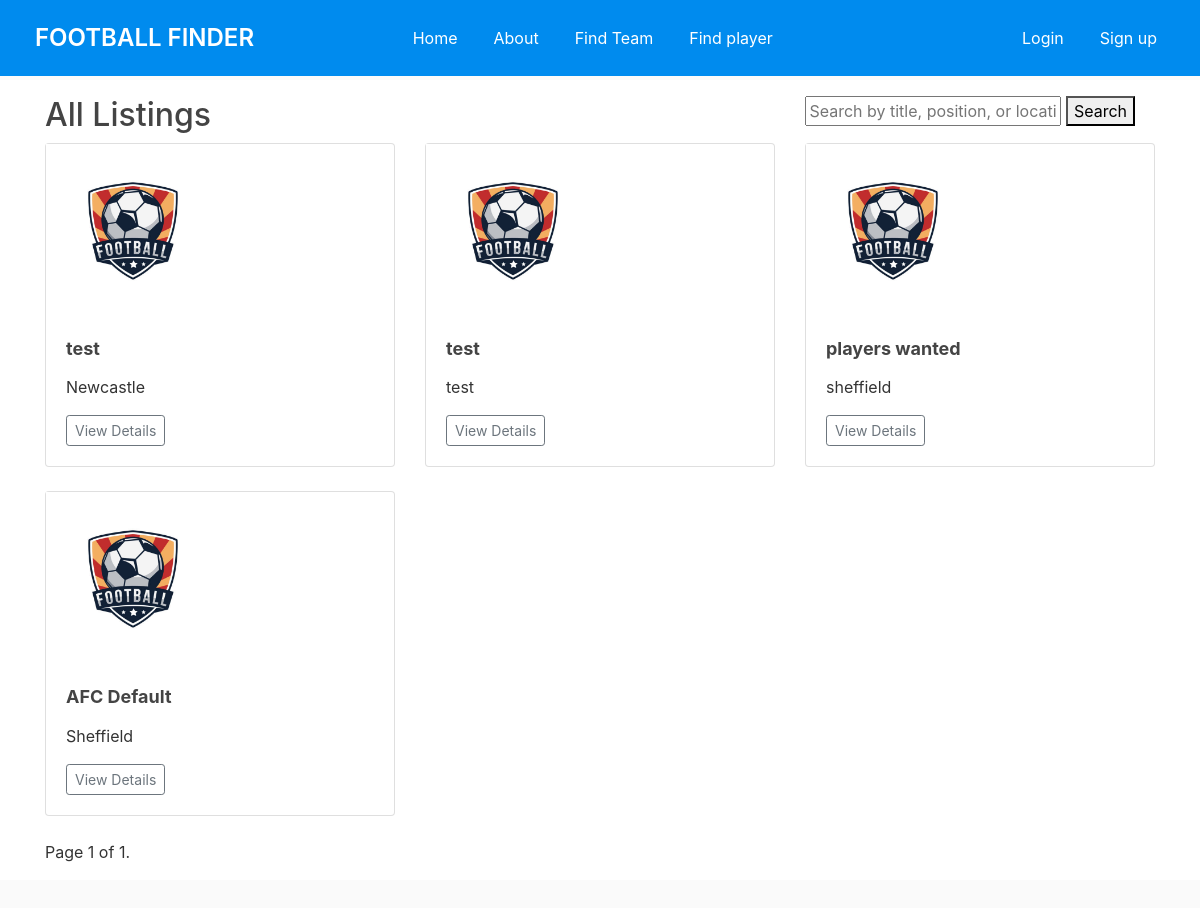
/all-listings/, run on an earlier commit of the app's database.
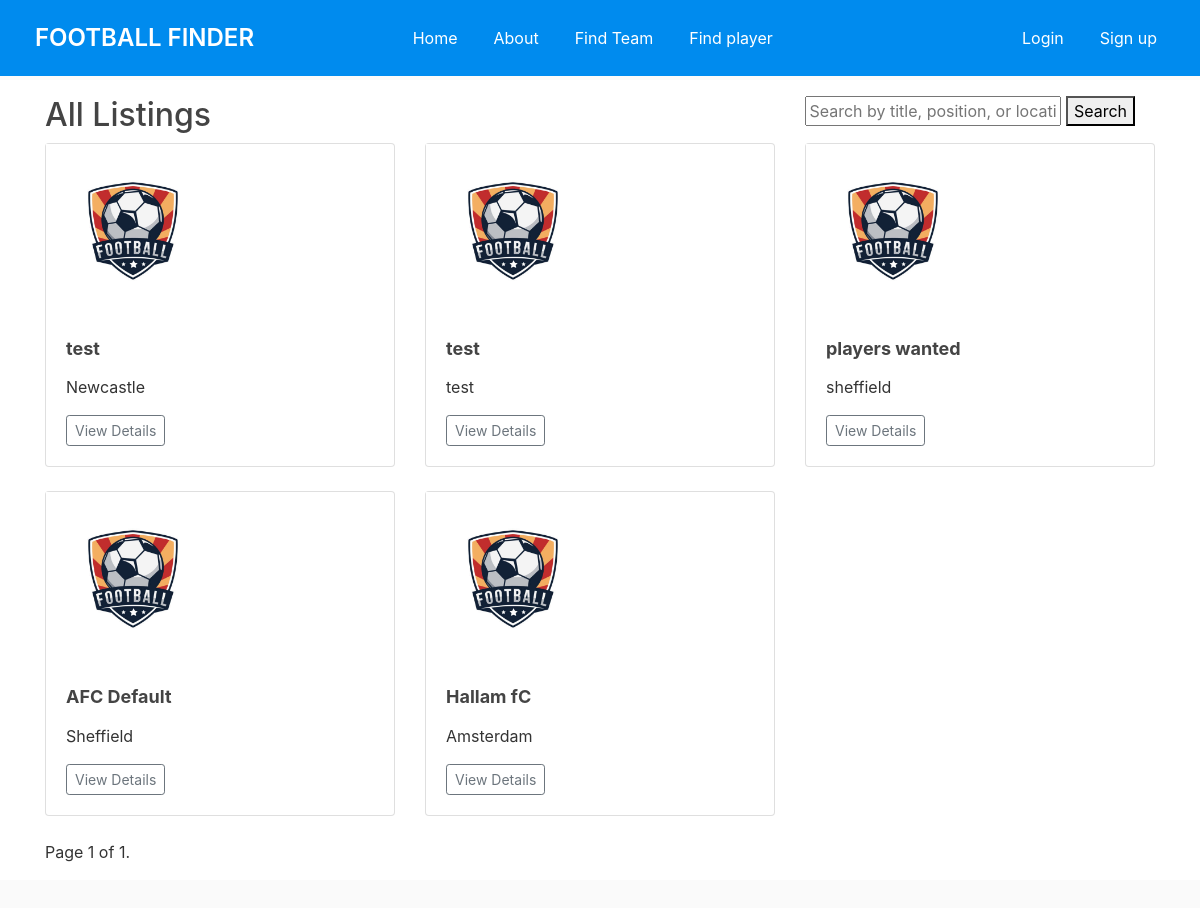
And on a later commit of the database.
### ffinderapp/models.py (models this page shows, shortened)
class Listing(models.Model):
    team = models.ForeignKey(get_user_model(), on_delete=models.CASCADE)  # Assuming team is a custom user model
    title = models.CharField(max_length=100)
    description = models.TextField()
    requirements = models.TextField()
    created_at = models.DateTimeField(auto_now_add=True)
    location = models.CharField(max_length=100, default='')
    city = models.CharField(max_length=100, default='')
    photo = models.ImageField(upload_to='media/listing_photos/', null=True, blank=True)  # Adding photo field
    positions = models.CharField(max_length=100, default='')
    user_profile = models.ForeignKey('CustomUser', on_delete=models.CASCADE, null= True)

### ffinderapp/views.py (the view)
# urls.py: path('all-listings/', views.all_listings, name='all_listings'),
def all_listings(request):
    search_query = request.GET.get('search')
    listings = Listing.objects.all()
    if search_query:
        listings = listings.filter(Q(title__icontains=search_query) |
            Q(positions__icontains=search_query) |
            Q(location__icontains=search_query))
    paginator = Paginator(listings, 10)  # 10 listings per page
    page_number = request.GET.get('page')
    try:
        listings_page = paginator.page(page_number)
    except PageNotAnInteger:
        listings_page = paginator.page(1)
    except EmptyPage:
        listings_page = paginator.page(paginator.num_pages)
    return render(request, 'ffinderapp/all_listings.html', {'listings': listings_page})

### ffinderapp/templates/ffinderapp/all_listings.html (shortened to what this page needs)
{% extends "ffinderapp/base.html" %}
{% load crispy_forms_tags %}
{% load static %}
{% block content %}
<div class="container">
    <form class="search-bar" method="get">
        <input type="text" name="search" placeholder="Search by title, position, or location">
        <button type="submit">Search</button>
      </form>
  <h2>All Listings</h2>
  <div class="row">
      {% for listing in listings %}
      <div class="col-md-4">
          <div class="card mb-4 shadow-sm">
              {% if listing.photo %}
              <img src="{{ listing.photo.url }}" class="card-img-top" alt="{{ listing.title }}">
              {% else %}
              <div class="placeholder-image">
                  <img src="{% static 'media/logo.jpeg' %}" alt="No Photo Available">
              </div>
              {% endif %}
              <div class="card-body">
                  <h5 class="card-title">{{ listing.title }}</h5>
                  <p>{{ listing.location }}</p>
                  <div class="d-flex justify-content-between align-items-center">
                      <div class="btn-group">
                          <a href="{% url 'listing_detail' listing.id %}" class="btn btn-sm btn-outline-secondary">View Details</a>
                      </div>
                  </div>
              </div>
          </div>
      </div>
      {% endfor %}
  </div>
  <div class="pagination">
      <span class="step-links">
          <span class="current">
              Page {{ listings.number }} of {{ listings.paginator.num_pages }}.
          </span>
      </span>
  </div>
</div>
{% endblock %}

What changed in the data, as far as the page shows it:
added Listing: title "Hallam fC", location "Amsterdam"
